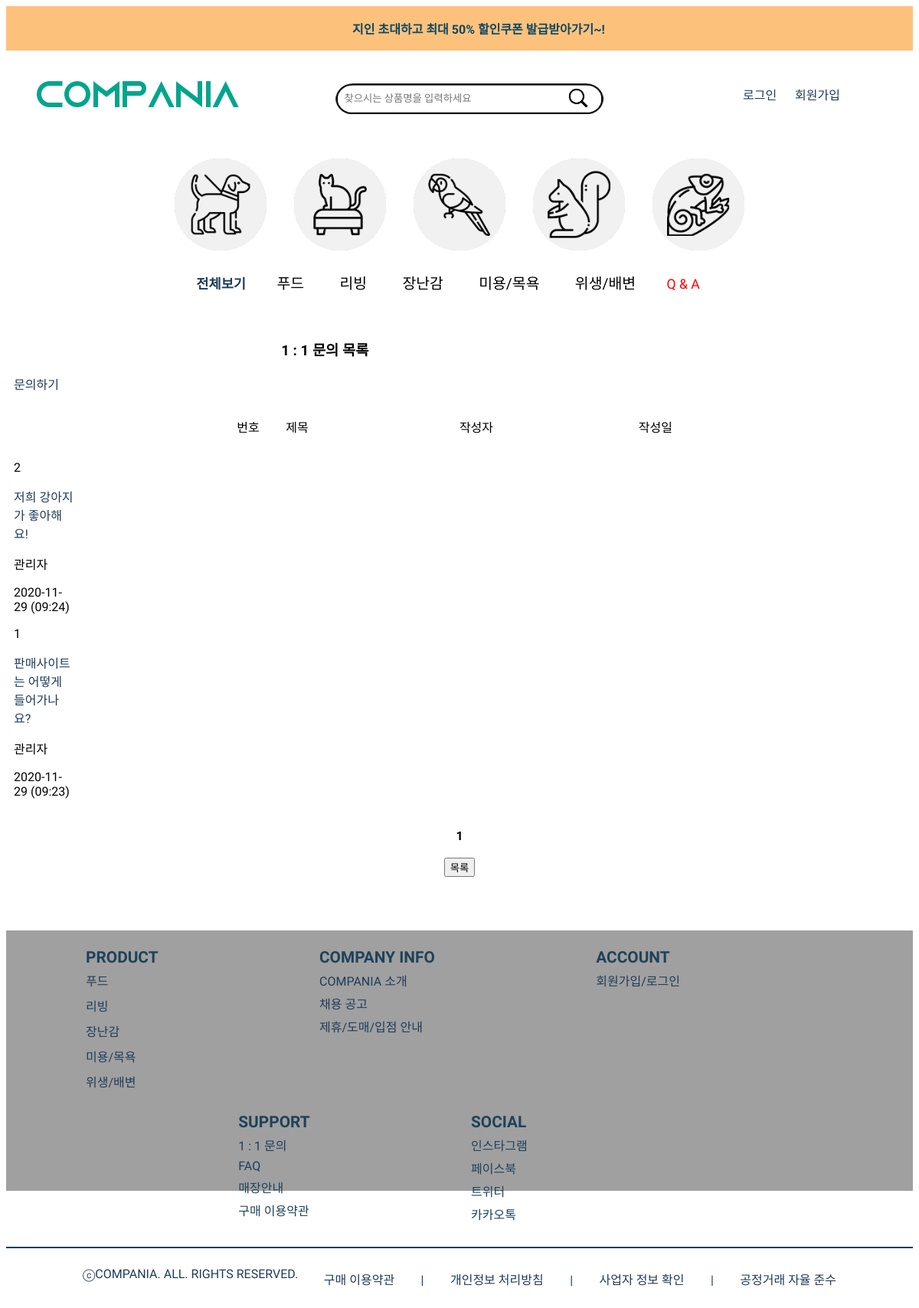
The app's page /QnAone_index.php with its own data.
### tables this page shows
CREATE TABLE `qnaone` (
  `num` int(11) NOT NULL,
  `id` char(15) NOT NULL,
  `name` char(15) NOT NULL,
  `title` char(80) NOT NULL,
  `content` char(255) NOT NULL,
  `regist_day` char(20) DEFAULT NULL,
  `answer` char(255) DEFAULT NULL,
  `regist_day_a` char(20) DEFAULT NULL,
  `level` int(11) DEFAULT NULL
);

### QnAone_index.php (the view, shortened to what this page needs)
<html>
    <head>
    </head>
    <body>
       <?php include "header.php";?>
        <section id="qna">
            <h3>1 : 1 문의 목록</h3>
            <div class="one-box">
                <div class="btn_help">
                    <p><a href="QnAone_form.php">문의하기</a></p>
                </div>
                    <div class="one-box_top">
                        <ul id="QnA_list">
                            <li>
                                <p class="col1">번호</p>
                                <p class="col2">제목</p>
                                <p class="col3">작성자</p>
                                <p class="col4">작성일</p>
                            </li>
                        </ul>
                    </div>
                    <div id="one-box_bottom">
                        <?php
                            if (isset($_GET["page"]))
                                $page = $_GET["page"];
                            else
                                $page = 1;
                            $con = mysqli_connect("localhost", "user2", "12345", "compania");
                            $sql = "select * from qnaone order by num desc";
                            $result = mysqli_query($con, $sql);
                            $total_record = mysqli_num_rows($result);
                            $scale = 10;
                            if ($total_record % $scale == 0)
                                $total_page = floor($total_record/$scale);
                            else
                                $total_page = floor($total_record/$scale) + 1;
                            $start = ($page - 1) * $scale;
                            $number = $total_record - $start;
                            for ($i=$start; $i<$start+$scale && $i < $total_record; $i++)
                                {
                                mysqli_data_seek($result, $i);
                                $row = mysqli_fetch_array($result);
                                $num         = $row["num"];
                                $name      = $row["name"];
                                $title    = $row["title"];
                                $regist_day       = $row["regist_day"];
                        ?>
                        <ul class="qna_list_c">
                            <li>
                                <p class="col1"><?=$number?></p>
                                <p class="col2"><a href="QnAone_view.php?num=<?=$num?>&page=<?=$page?>"><?=$title?></a></p>
                                <p class="col3"><?=$name?></p>
                                <p class="col4"><?=$regist_day?></p>
                            </li>
                        </ul>
                            <?php
                                $number--;
                            }
                            ?>
                        <ul id="page_num">
                            <?php
                                if ($total_page>=2 && $page >= 2)
                                {
                                    $new_page = $page-1;
                                    echo "<li><a href='QnA_index.php?page=$new_page'>◀ 이전</a> </li>";
                                }
                                else
                                    echo "<li>&nbsp;</li>";
                                for ($i=1; $i<=$total_page; $i++)
                                {
                                    if ($page == $i)
                                    {
                                        echo "<li><b> $i </b></li>";
                                    }
                                    else
                                    {
                                        echo "<li><a href='QnA_index.php?page=$i'> $i </a><li>";
                                    }
                                }
                                if ($total_page>=2 && $page != $total_page)
                                {
                                    $new_page = $page+1;
                                    echo "<li> <a href='QnA_index.php?page=$new_page'>다음 ▶</a> </li>";
                                }
                                else
                                    echo "<li>&nbsp;</li>";
                            ?>
                        </ul>
                        <ul class="buttons">
                            <li><button onclick="location.href='QnAone_index.php'">목록</button></li>
                        </ul>
                    </div>
                </div>
            </section>
        <?php include "footer.php";?>
    </body>
</html>

### css/qna-mobile.css (style rules this page uses)
@media all and (min-width:1024px) and (max-width:2048px) { #qna { text-align:left; margin:10px; padding-bottom:60px; } }
@media all and (min-width:1024px) and (max-width:2048px) { #qna>h3 { width:40%; margin:auto; margin-bottom:20px; } }
@media all and (min-width:1024px) and (max-width:2048px) { #qna_list>li { text-align:center; } }
@media all and (min-width:1024px) and (max-width:2048px) { #qna_list>li>p { display:inline-block; } }
@media all and (min-width:1024px) and (max-width:2048px) { .col1 { width:40px; } }
@media all and (min-width:1024px) and (max-width:2048px) { .col2 { width:80px; } }
@media all and (min-width:1024px) and (max-width:2048px) { .col3 { width:380px; } }
@media all and (min-width:1024px) and (max-width:2048px) { .col4 { width:80px; } }
@media all and (min-width:1024px) and (max-width:2048px) { #page_num { margin:auto; margin-top:20px; text-align:center; } }
@media all and (min-width:1024px) and (max-width:2048px) { .buttons { text-align:center; } }

### css/header-webtest.css (style rules this page uses)
@media all and (min-width:1024px) and (max-width:2048px) { ul, li { list-style: none; } }

### css/footer-web.css (style rules this page uses)
@media all and (min-width:1024px) and (max-width:2048px) { ul, li { list-style-type:none; margin:0; padding:0; } }
@media all and (min-width:1024px) and (max-width:2048px) { a { text-decoration:none; } }

### footer.php (style rules this page uses)
a { color:rgba(30,60,89); text-decoration:none; }

### records on screen
qnaone: title "저희 강아지가 좋아해요!", name "관리자", regist_day "2020-11-29 (09:24)"
qnaone: title "판매사이트는 어떻게 들어가나요?", name "관리자", regist_day "2020-11-29 (09:23)"
